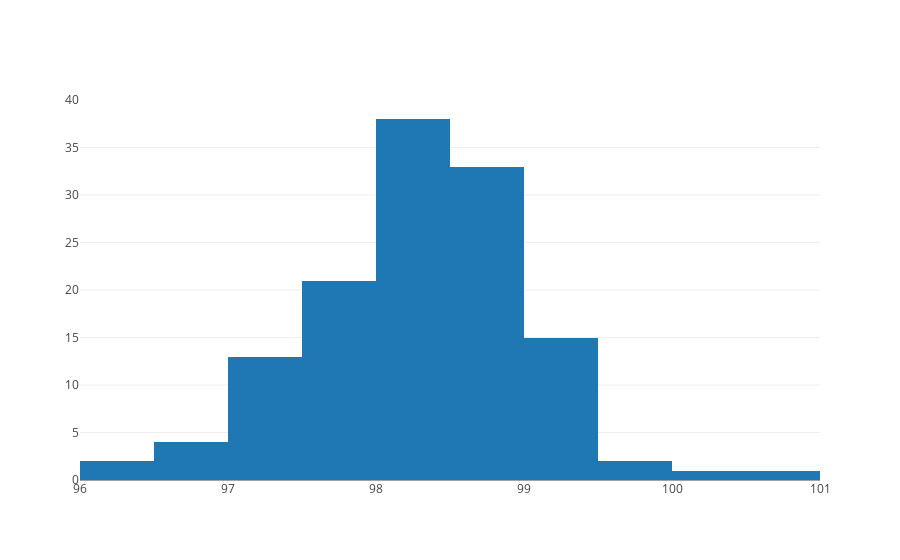

Notebook code cell kept with this figure:
### Markdown cell above
### 1. Is the distribution of body temperatures normal?

### Code cell
trace0 = go.Histogram(x=df.temperature, nbinsx=10)

iplot([trace0], filename='temp_hist.html')

### Figure 1 — Plotly figure (JSON) as saved in the notebook; plotly's stock layout.template omitted (floating-point values rounded to 4 significant figures; data arrays with more than 128 entries replaced by an {"elided": "..."} marker saying what was removed)
{"data": [{"nbinsx": 10, "type": "histogram", "uid": "0a695638-9aaa-11e9-bcba-e442a6f8adc6", "x": {"elided": "130 float values"}}], "layout": {}}
